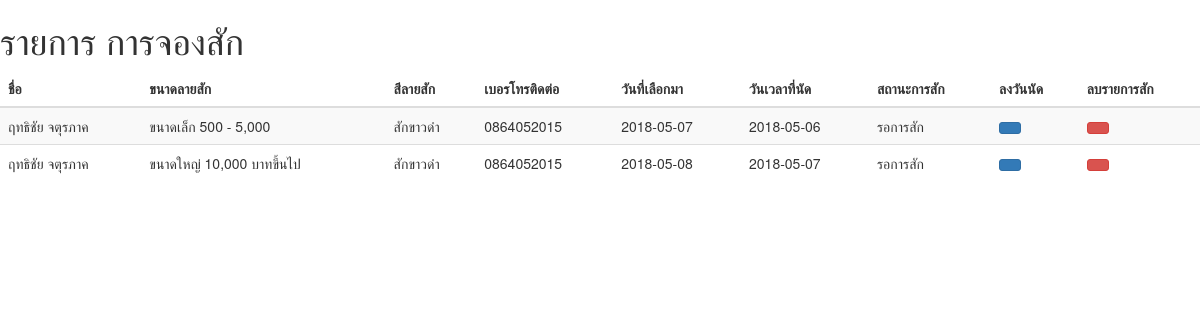
The page /adminCon/List_book/bookview.php on the database its author committed.
### tables this page shows
CREATE TABLE `book_tattoos` (
  `id_member` int(11) NOT NULL,
  `book_tattoo_date` date NOT NULL,
  `book_tattoo_size` int(11) NOT NULL,
  `book_tattoo_color` int(11) NOT NULL,
  `book_tattoo_status` int(11) NOT NULL,
  `book_admin_set_time` varchar(10) DEFAULT NULL
);

CREATE TABLE `member` (
  `member_id` int(11) NOT NULL,
  `member_username` varchar(50) NOT NULL,
  `member_password` varchar(50) NOT NULL,
  `ttl_id` int(10) NOT NULL,
  `member_fname` varchar(50) NOT NULL,
  `member_lname` varchar(50) NOT NULL,
  `member_email` varchar(50) NOT NULL,
  `member_tel` varchar(50) NOT NULL,
  `member_status` enum('member','admin','','') NOT NULL DEFAULT 'member'
);

CREATE TABLE `tattoo_size` (
  `tattoo_size_id` int(10) NOT NULL,
  `tattoo_size_name` varchar(255) NOT NULL COMMENT 'ขนาดรอยสัก'
);

CREATE TABLE `tattoo_color` (
  `tattoo_color_id` int(10) NOT NULL,
  `tattoo_color_name` varchar(20) NOT NULL COMMENT 'สีของรอยสัก'
);

CREATE TABLE `book_status` (
  `book_tattoo_status_id` int(11) NOT NULL,
  `book_tattoo_status` varchar(50) DEFAULT NULL
);

### adminCon/List_book/bookview.php (the view, shortened to what this page needs)
<!DOCTYPE html>
<html>
    <head>
        <link rel="stylesheet" href="https://maxcdn.bootstrapcdn.com/bootstrap/3.3.6/css/bootstrap.min.css" />
    </head>
    <body>
        <h1>รายการ การจองสัก</h1>
        <table class="table table-striped table-responsive" id="employee_table">
            <thead>
                <tr>
                    <th scope="col">ชื่อ</th>
                    <th scope="col">ขนาดลายสัก</th>
                    <th scope="col">สีลายสัก</th>
                    <th scope="col">เบอรโทรติดต่อ</th>
                    <th scope="col">วันที่เลือกมา</th>
                    <th scope="col">วันเวลาที่นัด</th>
                    <th scope="col">สถานะการสัก</th>
                    <th scope="col">ลงวันนัด</th>
                    <th scope="col">ลบรายการสัก</th>
                </tr>
            </thead>
            <tbody>
                <?php
                include '../connent.php';
                $sql = 'select
                                      book_tattoos.id_member,
                                      member.member_fname,
                                      member.member_lname,
                                      member.member_tel,
                                      book_tattoos.book_tattoo_date,
                                      tattoo_size.tattoo_size_name,
                                      tattoo_color.tattoo_color_name,
                                      book_status.book_tattoo_status,
                                      book_tattoos.book_admin_set_time
                              FROM ((((book_tattoos
                              INNER JOIN member on book_tattoos.id_member = member.member_id)
                              INNER JOIN tattoo_size on book_tattoos.book_tattoo_size = tattoo_size.tattoo_size_id)
                              INNER JOIN tattoo_color ON book_tattoos.book_tattoo_color = tattoo_color.tattoo_color_id)
                              INNER JOIN book_status ON book_tattoos.book_tattoo_status = book_status.book_tattoo_status_id)
                              order by book_tattoos.book_admin_set_time asc ';
                $result = mysqli_query($conn, $sql);
                while (($row = mysqli_fetch_array($result, MYSQLI_ASSOC)) != NULL) {
                    echo '<tr>';
                    echo '<td>' . $row['member_fname'] . ' ' . $row['member_lname'] . '</td>';
                    echo '<td>' . $row['tattoo_size_name'] . '</td>';
                    echo '<td>' . $row['tattoo_color_name'] . '</td>';
                    echo '<td>' . $row['member_tel'] . '</td>';
                    echo '<td>' . $row['book_tattoo_date'].'</td>';
                    echo '<td>' . $row['book_admin_set_time'] . '</td>';
                    echo '<td>' . $row['book_tattoo_status'] . '</td>';
                    ?>
                <td><a href="#" class="btn btn-primary btn-sm fa fa-calendar-check-o col edit_data"id="<?php echo $row["id_member"]; ?>" name="edit"></a></td>
                <td><a href="List_book/bookdel.php?id_member=<?php echo $row["id_member"]; ?>" class="btn btn-danger btn-sm fa fa-trash"></a></td>
                <?php
            }
            ?>
        </tbody>
    </table>
</body>
</html>

### rows shown on the page
book_tattoos: member.member_fname "ฤทธิชัย", member.member_lname "จตุรภาค", tattoo_size.tattoo_size_name "ขนาดเล็ก 500 - 5,000", tattoo_color.tattoo_color_name "สักขาวดำ", member.member_tel "0864052015", book_tattoo_date "2018-05-07", book_admin_set_time "2018-05-06", book_status.book_tattoo_status "รอการสัก"
book_tattoos: member.member_fname "ฤทธิชัย", member.member_lname "จตุรภาค", tattoo_size.tattoo_size_name "ขนาดใหญ่ 10,000 บาทขึ้นไป", tattoo_color.tattoo_color_name "สักขาวดำ", member.member_tel "0864052015", book_tattoo_date "2018-05-08", book_admin_set_time "2018-05-07", book_status.book_tattoo_status "รอการสัก"
